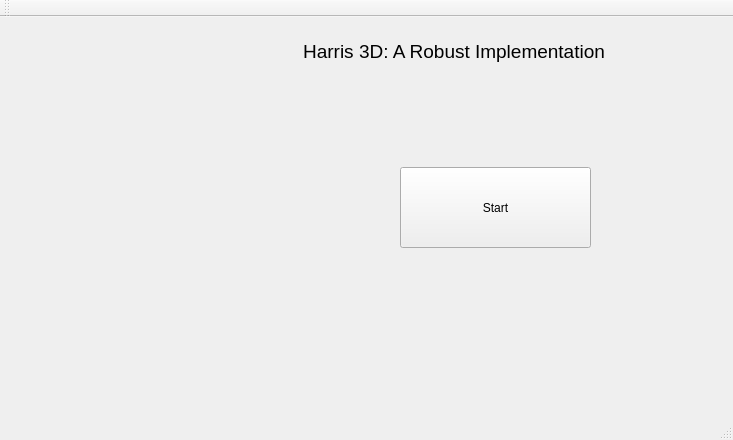
<?xml version="1.0" encoding="UTF-8"?>
<ui version="4.0">
 <class>StartingWindow</class>
 <widget class="QMainWindow" name="StartingWindow">
  <property name="geometry">
   <rect>
    <x>0</x>
    <y>0</y>
    <width>733</width>
    <height>440</height>
   </rect>
  </property>
  <property name="windowTitle">
   <string>StartingWindow</string>
  </property>
  <widget class="QWidget" name="centralWidget">
   <widget class="QLabel" name="BackgroundLabel">
    <property name="geometry">
     <rect>
      <x>10</x>
      <y>20</y>
      <width>221</width>
      <height>221</height>
     </rect>
    </property>
    <property name="text">
     <string/>
    </property>
   </widget>
   <widget class="QLabel" name="labeltitle">
    <property name="geometry">
     <rect>
      <x>270</x>
      <y>20</y>
      <width>368</width>
      <height>28</height>
     </rect>
    </property>
    <property name="font">
     <font>
      <pointsize>14</pointsize>
      <weight>50</weight>
      <bold>false</bold>
     </font>
    </property>
    <property name="text">
     <string>Harris 3D: A Robust Implementation</string>
    </property>
    <property name="alignment">
     <set>Qt::AlignCenter</set>
    </property>
   </widget>
   <widget class="QLabel" name="logos">
    <property name="geometry">
     <rect>
      <x>40</x>
      <y>280</y>
      <width>651</width>
      <height>81</height>
     </rect>
    </property>
    <property name="layoutDirection">
     <enum>Qt::LeftToRight</enum>
    </property>
    <property name="text">
     <string/>
    </property>
   </widget>
   <widget class="QPushButton" name="StartingBotton">
    <property name="geometry">
     <rect>
      <x>400</x>
      <y>150</y>
      <width>191</width>
      <height>81</height>
     </rect>
    </property>
    <property name="text">
     <string>Start</string>
    </property>
   </widget>
  </widget>
  <widget class="QMenuBar" name="menuBar">
   <property name="geometry">
    <rect>
     <x>0</x>
     <y>0</y>
     <width>733</width>
     <height>26</height>
    </rect>
   </property>
  </widget>
  <widget class="QToolBar" name="mainToolBar">
   <attribute name="toolBarArea">
    <enum>TopToolBarArea</enum>
   </attribute>
   <attribute name="toolBarBreak">
    <bool>false</bool>
   </attribute>
  </widget>
  <widget class="QStatusBar" name="statusBar"/>
 </widget>
 <layoutdefault spacing="6" margin="11"/>
 <resources/>
 <connections/>
</ui>
